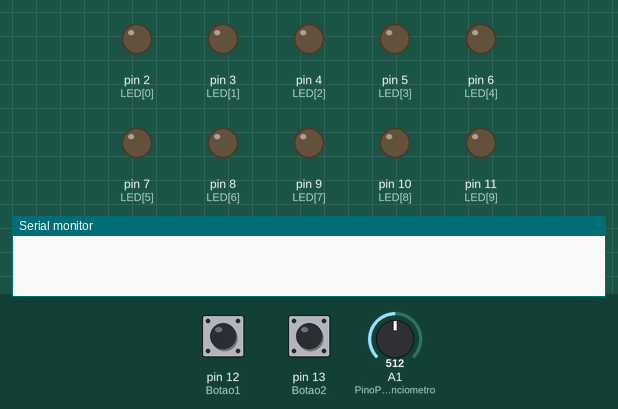
A sketch run on a simulated Arduino Uno, built with avr-gcc and run on an emulated ATmega328P. Parts: output pins drawn as LEDs (lit = HIGH), the last lines printed to the serial monitor. Dashed ring = blinking. Inputs (shaded band) come from the test bench; at power-on: pin 12 (Botao1) LOW, A1 (PinoPotenciometro) = 512, pin 13 (Botao2) LOW.

Above: at 1.2 s.
1.3 s: pin 12 (Botao1) pulled HIGH for 0.15 s
At 2.36 s:
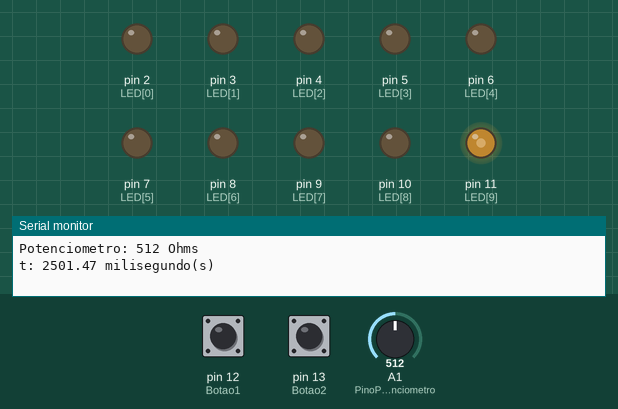
4.3 s: A1 (PinoPotenciometro) set to 371
7.3 s: A1 (PinoPotenciometro) set to 343
At 10.19 s:
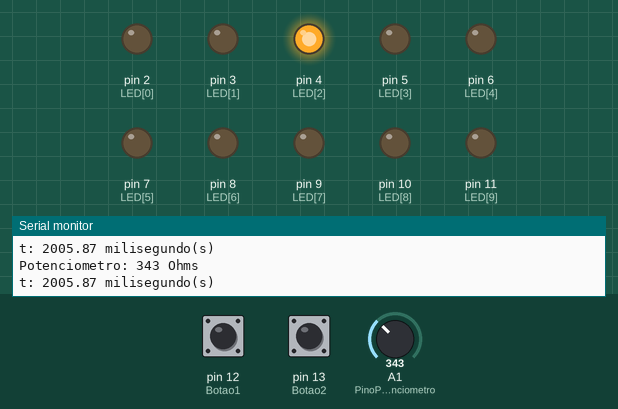
10.3 s: pin 13 (Botao2) pulled HIGH for 0.15 s
At 11.0 s:
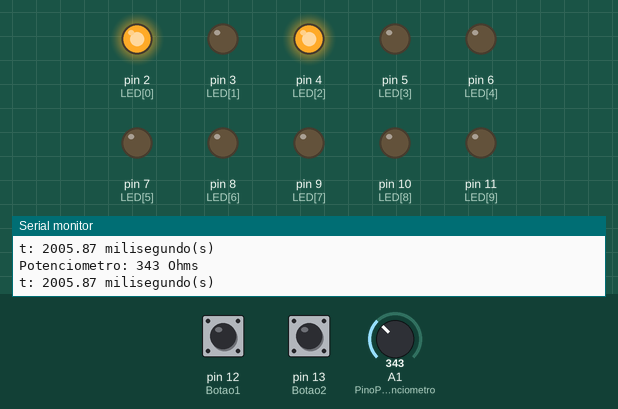
13.4 s: pin 12 (Botao1) pulled HIGH for 1 s
At 13.5 s:
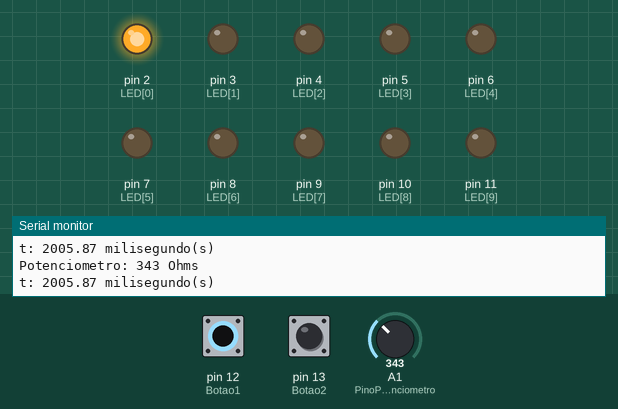
17.4 s: pin 13 (Botao2) pulled HIGH for 1 s
At 18.6 s:
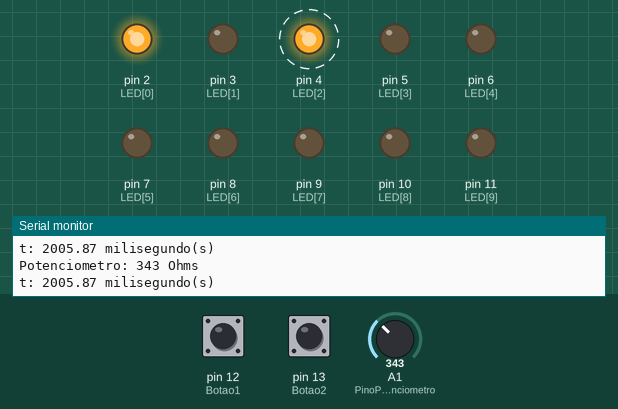
Timing chart, 0 to 24.8 s (numbered marks = the images above; inputs shaded):
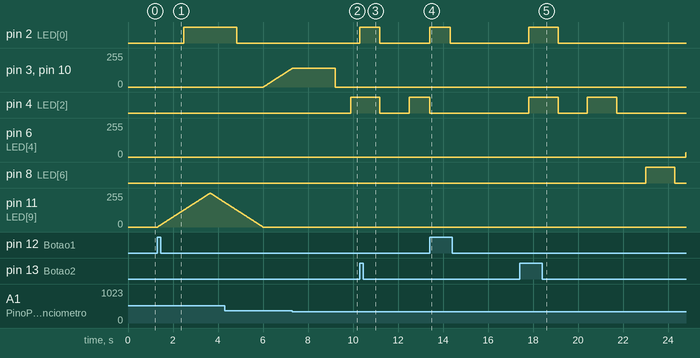

The sketch:

Ativ5_Ex2_Aula12_2BtnPWMPotenciometroBargraphLedAutomatico2.ino
```cpp
const int PinoPotenciometro = A1;  // Define como uma constante inteira
int ValorPot = 0;
float t = 0;
float tReal = 0;
int pwm = 0;
const int LED[] = {2, 3, 4, 5, 6, 7, 8, 9, 10, 11};
int tempCont = 0;
int contLed = 0;
int contPWM = 0;
int PWMupdowm = 0;
int LedIdaVolta = 0;


const int Botao1 = 12;
const int Botao2 = 13;
int EstadoBotao1 = 0;
int EstadoBotao2 = 0;
int btn = 0;


int intervaloPWM = 1023;

//float DutyPorc = 0;
//float Tensao = 0;
//const int Led1 = 13;

void setup() {
  pinMode(Botao1, INPUT);
  pinMode(Botao2, INPUT);
  for (int x = 0; x < 10; x++)
  {
    pinMode(LED[x], OUTPUT);
    Serial.begin(9600);
  }
}
void loop() {

  EstadoBotao1 = digitalRead(Botao1);
  EstadoBotao2 = digitalRead(Botao2);

  if (EstadoBotao1 == 1 && btn != 1)
  {
    btn = 1;
    for (int x = 0; x < 10; x++)
    {
      digitalWrite(LED[x], LOW);
    }
    contLed = 0;
    PWMupdowm = 0;
    LedIdaVolta = 0;
  }
  if (EstadoBotao2 == 1 && btn != 2)
  {
    btn = 2;
    for (int x = 0; x < 10; x++)
    {
      digitalWrite(LED[x], LOW);
    }
    contLed = 0;
    PWMupdowm = 0;
    LedIdaVolta = 0;
  }


  ValorPot = analogRead(PinoPotenciometro);
  t = (float) (((1.5 / 1023) * (float) ValorPot) + 0.5) * 2000;
  tReal = (float) t / (float) intervaloPWM;
  //pwm = map(ValorPot, 0, 1023, 0, 255); // Os valores da variável pwm irão variar de 0 a 255, conforme o potenciômetro varia de 0 a 1023.
  //DutyPorc = (float)100 * ((float)pwm/(float)255);
  //Tensao = ( (float) (5*DutyPorc) / (float) 100);
  //analogWrite(Led1, pwm);

  tempCont++;
  delay(tReal);
  if (tempCont == 1023)
  {
    tempCont = 0;
    Serial.print("Potenciometro: ");
    Serial.print(ValorPot);
    Serial.println(" Ohms");
    Serial.print("t: ");
    Serial.print(t);
    Serial.println(" milisegundo(s)");

    /*
      Serial.print("Duty Cycle: ");
      Serial.print(DutyPorc);
      Serial.println(" %");
      Serial.print("Tensão: ");
      Serial.print(Tensao);
      Serial.println(" Volts");
    */
    Serial.println("");
  }


  if (btn == 2)
  {
    if (contLed == 0)
    {
      if (PWMupdowm == 0) //aumentar brilho
      {
        contPWM++;
        if (contPWM == intervaloPWM)
        {
          PWMupdowm = 1;
        }
      }
      else //diminuir brilho
      {
        contPWM--;
        if (contPWM == 0)
        {
          if (LedIdaVolta == 0) //ida
          {
            contLed = 1;
            digitalWrite(LED[0], LOW);
            digitalWrite(LED[2], LOW);
          }
          else
          {
            contLed = 1;
            LedIdaVolta = 0;
            digitalWrite(LED[0], LOW);
            digitalWrite(LED[2], LOW);
          }
          PWMupdowm = 0;
        }
      }
      pwm = map(contPWM, 0, intervaloPWM, 0, 255);
      analogWrite(LED[0], pwm);
      analogWrite(LED[2], pwm);// Ativa o pino Led como uma saída PWM. O sinal é definido pelo valor de dyty cycle com período fixo.
    }
    else
    {
      //digitalWrite(LED[0], LOW);
      //digitalWrite(LED[2], LOW);
    }

    if (contLed == 1)
    {
      if (PWMupdowm == 0) //aumentar brilho
      {
        contPWM++;
        if (contPWM == intervaloPWM)
        {
          PWMupdowm = 1;
        }
      }
      else //diminuir brilho
      {
        contPWM--;
        if (contPWM == 0)
        {
          if (LedIdaVolta == 0) //ida
          {
            contLed = 2;
            digitalWrite(LED[2], LOW);
            digitalWrite(LED[4], LOW);
          }
          else //volta
          {
            contLed = 0;
            digitalWrite(LED[2], LOW);
            digitalWrite(LED[4], LOW);
          }
          PWMupdowm = 0;
        }
      }
      pwm = map(contPWM, 0, intervaloPWM, 0, 255);
      analogWrite(LED[2], pwm);
      analogWrite(LED[4], pwm); // Ativa o pino Led como uma saída PWM. O sinal é definido pelo valor de dyty cycle com período fixo.
    }
    else
    {
      //digitalWrite(LED[2], LOW);
      //digitalWrite(LED[4], LOW);

    }

    if (contLed == 2)
    {
      if (PWMupdowm == 0) //aumentar brilho
      {
        contPWM++;
        if (contPWM == intervaloPWM)
        {
          PWMupdowm = 1;
        }
      }
      else //diminuir brilho
      {
        contPWM--;
        if (contPWM == 0)
        {
          if (LedIdaVolta == 0) //ida
          {
            contLed = 3;
            digitalWrite(LED[4], LOW);
            digitalWrite(LED[6], LOW);
          }
          else //volta
          {
            contLed = 1;
            digitalWrite(LED[4], LOW);
            digitalWrite(LED[6], LOW);
          }
          PWMupdowm = 0;
        }
      }
      pwm = map(contPWM, 0, intervaloPWM, 0, 255);
      analogWrite(LED[4], pwm);
      analogWrite(LED[6], pwm); // Ativa o pino Led como uma saída PWM. O sinal é definido pelo valor de dyty cycle com período fixo.
    }
    else
    {
      //digitalWrite(LED[4], LOW);
      //digitalWrite(LED[6], LOW);
    }

    if (contLed == 3)
    {
      if (PWMupdowm == 0) //aumentar brilho
      {
        contPWM++;
        if (contPWM == intervaloPWM)
        {
          PWMupdowm = 1;
        }
      }
      else //diminuir brilho
      {
        contPWM--;
        if (contPWM == 0)
        {
          if (LedIdaVolta == 0) //ida
          {
            contLed = 4;
            digitalWrite(LED[6], LOW);
            digitalWrite(LED[8], LOW);
          }
          else //volta
          {
            contLed = 2;
            digitalWrite(LED[6], LOW);
            digitalWrite(LED[8], LOW);
          }
          PWMupdowm = 0;
        }
      }
      pwm = map(contPWM, 0, intervaloPWM, 0, 255);
      analogWrite(LED[6], pwm);
      analogWrite(LED[8], pwm); // Ativa o pino Led como uma saída PWM. O sinal é definido pelo valor de dyty cycle com período fixo.
    }
    else
    {
      //digitalWrite(LED[6], LOW);
      //digitalWrite(LED[8], LOW);
    }

    if (contLed == 4)
    {
      if (PWMupdowm == 0) //aumentar brilho
      {
        contPWM++;
        if (contPWM == intervaloPWM)
        {
          PWMupdowm = 1;
        }
      }
      else //diminuir brilho
      {
        contPWM--;
        if (contPWM == 0)
        {
          if (LedIdaVolta == 0) //ida
          {
            LedIdaVolta = 1; //volta
            contLed = 3;
            digitalWrite(LED[9], LOW);
          }
          else //volta
          {
            contLed = 3;
            digitalWrite(LED[9], LOW);
          }
          PWMupdowm = 0;
        }
      }
      pwm = map(contPWM, 0, intervaloPWM, 0, 255);
      analogWrite(LED[9], pwm);// Ativa o pino Led como uma saída PWM. O sinal é definido pelo valor de dyty cycle com período fixo.
    }
    else
    {
      //digitalWrite(LED[9], LOW);
    }
  }


  if (btn == 1)
  {
    if (contLed == 0)
    {
      if (PWMupdowm == 0) //aumentar brilho
      {
        contPWM++;
        if (contPWM == intervaloPWM)
        {
          PWMupdowm = 1;
        }
      }
      else //diminuir brilho
      {
        contPWM--;
        if (contPWM == 0)
        {
          if (LedIdaVolta == 0) //ida
          {
            contLed = 1;
          }
          else
          {
            contLed = 1;
            LedIdaVolta = 0;
          }
          PWMupdowm = 0;
        }
      }
      pwm = map(contPWM, 0, intervaloPWM, 0, 255);
      analogWrite(LED[0], pwm);
      analogWrite(LED[9], pwm);// Ativa o pino Led como uma saída PWM. O sinal é definido pelo valor de dyty cycle com período fixo.
    }
    else
    {
      digitalWrite(LED[0], LOW);
      digitalWrite(LED[9], LOW);
    }

    if (contLed == 1)
    {
      if (PWMupdowm == 0) //aumentar brilho
      {
        contPWM++;
        if (contPWM == intervaloPWM)
        {
          PWMupdowm = 1;
        }
      }
      else //diminuir brilho
      {
        contPWM--;
        if (contPWM == 0)
        {
          if (LedIdaVolta == 0) //ida
          {
            contLed = 2;
          }
          else //volta
          {
            contLed = 0;
          }
          PWMupdowm = 0;
        }
      }
      pwm = map(contPWM, 0, intervaloPWM, 0, 255);
      analogWrite(LED[1], pwm);
      analogWrite(LED[8], pwm); // Ativa o pino Led como uma saída PWM. O sinal é definido pelo valor de dyty cycle com período fixo.
    }
    else
    {
      digitalWrite(LED[1], LOW);
      digitalWrite(LED[8], LOW);

    }

    if (contLed == 2)
    {
      if (PWMupdowm == 0) //aumentar brilho
      {
        contPWM++;
        if (contPWM == intervaloPWM)
        {
          PWMupdowm = 1;
        }
      }
      else //diminuir brilho
      {
        contPWM--;
        if (contPWM == 0)
        {
          if (LedIdaVolta == 0) //ida
          {
            contLed = 3;
          }
          else //volta
          {
            contLed = 1;
          }
          PWMupdowm = 0;
        }
      }
      pwm = map(contPWM, 0, intervaloPWM, 0, 255);
      analogWrite(LED[2], pwm);
      analogWrite(LED[7], pwm); // Ativa o pino Led como uma saída PWM. O sinal é definido pelo valor de dyty cycle com período fixo.
    }
    else
    {
      digitalWrite(LED[2], LOW);
      digitalWrite(LED[7], LOW);
    }

    if (contLed == 3)
    {
      if (PWMupdowm == 0) //aumentar brilho
      {
        contPWM++;
        if (contPWM == intervaloPWM)
        {
          PWMupdowm = 1;
        }
      }
      else //diminuir brilho
      {
        contPWM--;
        if (contPWM == 0)
        {
          if (LedIdaVolta == 0) //ida
          {
            contLed = 4;
          }
          else //volta
          {
            contLed = 2;
          }
          PWMupdowm = 0;
        }
      }
      pwm = map(contPWM, 0, intervaloPWM, 0, 255);
      analogWrite(LED[3], pwm);
      analogWrite(LED[6], pwm); // Ativa o pino Led como uma saída PWM. O sinal é definido pelo valor de dyty cycle com período fixo.
    }
    else
    {
      digitalWrite(LED[3], LOW);
      digitalWrite(LED[6], LOW);
    }

    if (contLed == 4)
    {
      if (PWMupdowm == 0) //aumentar brilho
      {
        contPWM++;
        if (contPWM == intervaloPWM)
        {
          PWMupdowm = 1;
        }
      }
      else //diminuir brilho
      {
        contPWM--;
        if (contPWM == 0)
        {
          if (LedIdaVolta == 0) //ida
          {
            LedIdaVolta = 1; //volta
            contLed = 3;
          }
          else //volta
          {
            contLed = 3;
          }
          PWMupdowm = 0;
        }
      }
      pwm = map(contPWM, 0, intervaloPWM, 0, 255);
      analogWrite(LED[4], pwm);
      analogWrite(LED[5], pwm); // Ativa o pino Led como uma saída PWM. O sinal é definido pelo valor de dyty cycle com período fixo.
    }
    else
    {
      digitalWrite(LED[4], LOW);
      digitalWrite(LED[5], LOW);
    }
  }


}
```

Measured:
- the behaviour switches between 357 and 356 on A1 (PinoPotenciometro) (found by bisection; images 1 and 2)
- after the input at 1.3 s, pin 2 (LED[0]): LOW → HIGH after 1.2 s; pin 11 (LED[9]): rises from 0/255 to 254/255 in 2.3 s, then falls to 185/255 in 0.65 s
- after the input at 7.3 s, pin 4 (LED[2]): LOW → HIGH after 2.6 s
- after the input at 10.3 s, pin 2 (LED[0]): LOW → HIGH at once, → LOW 0.90 s later; pin 5 (LED[3]): stays LOW (without the input it goes to HIGH after 3.1 s); pin 8 (LED[6]): stays LOW (without the input it goes to HIGH after 2.3 s)
- after the input at 13.4 s, pin 2 (LED[0]): LOW → HIGH at once, → LOW 0.92 s later; pin 4 (LED[2]): HIGH → LOW after 0.00 s instead of 0.40 s; pin 8 (LED[6]): stays LOW (without the input it goes to HIGH after 1.7 s); pin 10 (LED[8]): stays 0/255 (without the input it goes to 70/255 after 4.0 s)
- after the input at 17.4 s, pin 2 (LED[0]): LOW → HIGH after 0.42 s, → LOW 1.3 s later; pin 6 (LED[4]): stays 0/255 (without the input it goes to 74/255 after 6.0 s)
